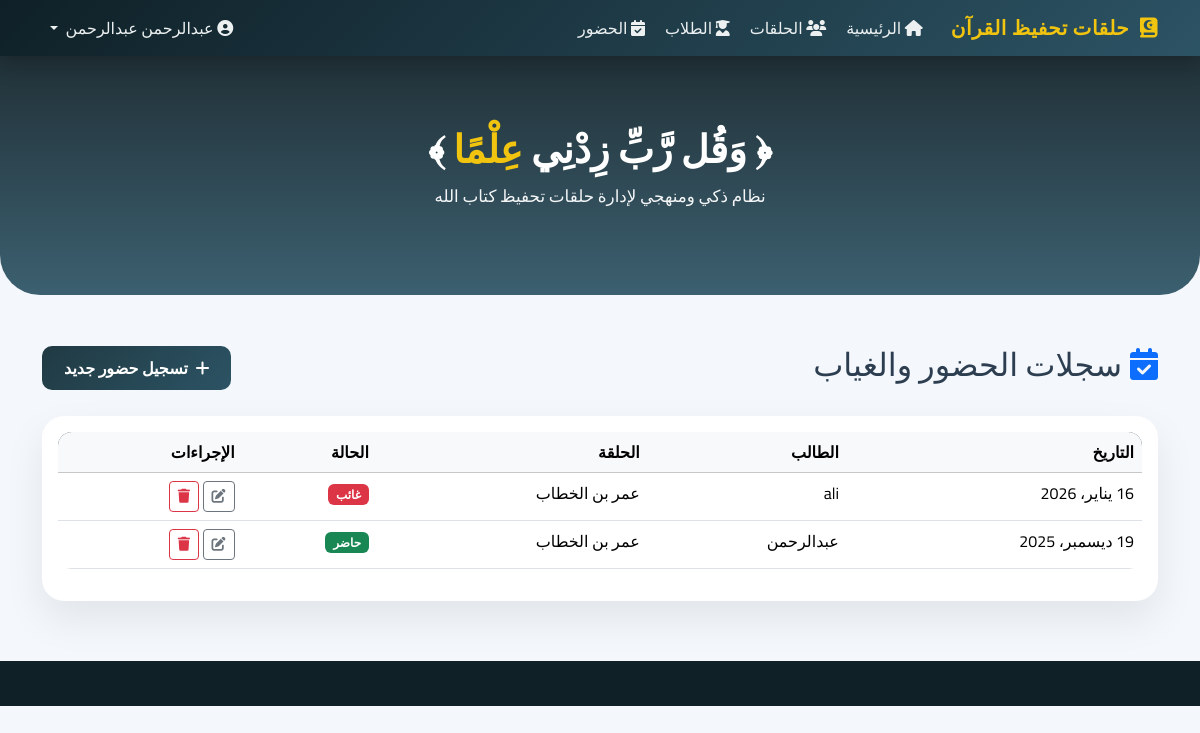
Page /attendance/ (signed in) on the committed database.
### quran_app/models.py (models this page shows, shortened)
class Attendance(models.Model):
    STATUS_CHOICES = [
        ('حاضر', 'حاضر'),
        ('غائب', 'غائب'),
        ('مستأذن', 'مستأذن'),
    ]
    student = models.ForeignKey(Student, on_delete=models.CASCADE, related_name='attendance_records', verbose_name="الطالب")
    date = models.DateField(verbose_name="التاريخ")
    status = models.CharField(max_length=10, choices=STATUS_CHOICES, verbose_name="الحالة")
    class Meta:
        verbose_name = "سجل حضور"
        verbose_name_plural = "سجلات الحضور"
        unique_together = ('student', 'date')

class Student(models.Model):
    name = models.CharField(max_length=100, verbose_name="اسم الطالب")
    halaqa = models.ForeignKey(Halaqa, on_delete=models.CASCADE, related_name='students', verbose_name="الحلقة")
    phone = models.CharField(max_length=15, verbose_name="رقم هاتف ولي الأمر")
    birth_date = models.DateField(verbose_name="تاريخ الميلاد")
    join_date = models.DateField(auto_now_add=True, verbose_name="تاريخ التسجيل")
    class Meta:
        verbose_name = "طالب"
        verbose_name_plural = "الطلاب"

class Halaqa(models.Model):
    DAYS_CHOICES = [
        ('يومي', 'يومي'),
        ('سبت-اثنين-أربعاء', 'سبت-اثنين-أربعاء'),
        ('أحد-ثلاثاء-خميس', 'أحد-ثلاثاء-خميس'),
    ]
    name = models.CharField(max_length=100, verbose_name="اسم الحلقة")
    teacher = models.ForeignKey(Teacher, on_delete=models.CASCADE, related_name='halaqat', verbose_name="المعلم")
    days = models.CharField(max_length=50, choices=DAYS_CHOICES, default='يومي', verbose_name="أيام الحلقة")
    time = models.TimeField(verbose_name="وقت الحلقة")
    location = models.CharField(max_length=100, verbose_name="المكان")
    class Meta:
        verbose_name = "حلقة"
        verbose_name_plural = "الحلقات"

### quran_app/views.py (the view)
# urls.py: path('attendance/', views.attendance_list, name='attendance_list'),
@login_required
def attendance_list(request):
    records = Attendance.objects.filter(student__halaqa__teacher=request.user.teacher).order_by('-date')
    return render(request, 'quran_app/attendance_list.html', {'records': records})

### quran_app/templates/quran_app/attendance_list.html
{% extends 'quran_app/base.html' %}
{% block content %}
<div class="d-flex justify-content-between align-items-center mb-4">
    <h2><i class="fas fa-calendar-check me-2 text-primary"></i>سجلات الحضور والغياب</h2>
    <a href="{% url 'attendance_create' %}" class="btn btn-primary">
        <i class="fas fa-plus me-1"></i> تسجيل حضور جديد
    </a>
</div>
<div class="card">
    <div class="card-body">
        <div class="table-responsive">
            <table class="table table-hover">
                <thead class="table-light">
                    <tr>
                        <th>التاريخ</th>
                        <th>الطالب</th>
                        <th>الحلقة</th>
                        <th>الحالة</th>
                        <th>الإجراءات</th>
                    </tr>
                </thead>
                <tbody>
                    {% for record in records %}
                    <tr>
                        <td>{{ record.date }}</td>
                        <td>{{ record.student.name }}</td>
                        <td>{{ record.student.halaqa.name }}</td>
                        <td>
                            {% if record.status == 'حاضر' %}
                                <span class="badge bg-success">{{ record.status }}</span>
                            {% elif record.status == 'غائب' %}
                                <span class="badge bg-danger">{{ record.status }}</span>
                            {% else %}
                                <span class="badge bg-warning text-dark">{{ record.status }}</span>
                            {% endif %}
                        </td>
                        <td>
                            <a href="{% url 'attendance_update' record.pk %}" class="btn btn-sm btn-outline-secondary">
                                <i class="fas fa-edit"></i>
                            </a>
                            <a href="{% url 'attendance_delete' record.pk %}" class="btn btn-sm btn-outline-danger">
                                <i class="fas fa-trash"></i>
                            </a>
                        </td>
                    </tr>
                    {% empty %}
                    <tr>
                        <td colspan="5" class="text-center">لا توجد سجلات حضور حالياً</td>
                    </tr>
                    {% endfor %}
                </tbody>
            </table>
        </div>
    </div>
</div>
{% endblock %}

### quran_app/templates/quran_app/base.html (shortened to what this page needs)
<!DOCTYPE html>
<html lang="ar" dir="rtl">
<head>
    <link href="https://cdn.jsdelivr.net/npm/bootstrap@5.3.3/dist/css/bootstrap.rtl.min.css" rel="stylesheet">
    <link href="https://cdnjs.cloudflare.com/ajax/libs/font-awesome/6.5.1/css/all.min.css" rel="stylesheet">
</head>
<body>
<nav class="navbar navbar-expand-lg navbar-dark sticky-top">
    <div class="container">
        <a class="navbar-brand" href="{% url 'home' %}">
            <i class="fas fa-quran"></i>
            حلقات تحفيظ القرآن
        </a>
        <div class="collapse navbar-collapse" id="navMain">
            <ul class="navbar-nav me-auto">
                {% if user.is_authenticated %}
                <li class="nav-item">
                    <a class="nav-link" href="{% url 'home' %}">
                        <i class="fas fa-house ms-1"></i> الرئيسية
                    </a>
                </li>
                <li class="nav-item">
                    <a class="nav-link" href="{% url 'halaqa_list' %}">
                        <i class="fas fa-users ms-1"></i> الحلقات
                    </a>
                </li>
                <li class="nav-item">
                    <a class="nav-link" href="{% url 'student_list' %}">
                        <i class="fas fa-user-graduate ms-1"></i> الطلاب
                    </a>
                </li>
                <li class="nav-item">
                    <a class="nav-link" href="{% url 'attendance_list' %}">
                        <i class="fas fa-calendar-check ms-1"></i> الحضور
                    </a>
                </li>
                {% endif %}
            </ul>
            <ul class="navbar-nav ms-auto">
                {% if user.is_authenticated %}
                <li class="nav-item dropdown">
                    <a class="nav-link dropdown-toggle" data-bs-toggle="dropdown">
                        <i class="fas fa-user-circle ms-1"></i>
                        {{ user.get_full_name|default:user.username }}
                    </a>
                </li>
                {% endif %}
            </ul>
        </div>
    </div>
</nav>
<div class="hero">
    <h1>﴿ وَقُل رَّبِّ زِدْنِي <span>عِلْمًا</span> ﴾</h1>
    <p>نظام ذكي ومنهجي لإدارة حلقات تحفيظ كتاب الله</p>
</div>
<div class="container main-content">
    {% block content %}{% endblock %}
</div>
<footer class="footer"></footer>
</body>
</html>

### quran_app/templates/quran_app/base.html (style rules this page uses)
:root { --primary-dark: #0f2027; --primary-mid: #203a43; --primary-light: #2c5364; --gold: #f1c40f; --bg-soft: #f4f7fb; }
body { font-family: 'Cairo', sans-serif; background-color: var(--bg-soft); color: #2c3e50; }
.navbar { background: linear-gradient(135deg, var(--primary-dark), var(--primary-light)); box-shadow: 0 8px 25px rgba(0,0,0,0.2); }
.navbar-brand { font-weight: 800; color: var(--gold) !important; letter-spacing: 0.5px; }
.navbar-brand i { margin-left: 6px; }
.nav-link { color: #ecf0f1 !important; font-weight: 500; }
.hero { background: linear-gradient( rgba(15,32,39,0.92), rgba(44,83,100,0.92) ); color: #fff; padding: 70px 15px; text-align: center; border-radius: 0 0 40px 40px; margin-bottom: 50px; }
.hero h1 { font-weight: 800; font-size: 2.4rem; margin-bottom: 12px; }
.hero span { color: var(--gold); }
.hero p { font-size: 1.05rem; opacity: 0.95; }
.main-content { padding-bottom: 60px; }
.card { border: none; border-radius: 22px; box-shadow: 0 18px 40px rgba(0,0,0,0.08); transition: transform 0.4s ease, box-shadow 0.4s ease; }
.btn-primary { background: linear-gradient(135deg, var(--primary-mid), var(--primary-light)); border: none; font-weight: 600; padding: 10px 22px; border-radius: 10px; }
.table { border-radius: 14px; overflow: hidden; }
.table thead { background-color: var(--primary-mid); color: #fff; }
.footer { background-color: var(--primary-dark); height: 45px; }

### rows in the picture
Attendance: date "16 يناير، 2026", student.name "ali", student.halaqa.name "عمر بن الخطاب", status "غائب"
Attendance: date "19 ديسمبر، 2025", student.name "عبدالرحمن", student.halaqa.name "عمر بن الخطاب", status "حاضر"

### other values in the picture
{{ user.get_full_name|default:user.username }} "عبدالرحمن عبدالرحمن"
